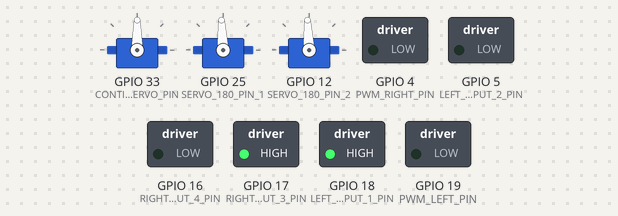
This sketch was run on a simulated ESP32. Shown: 3 × servo, switched loads named in the sketch (green lamp = pin HIGH). Nothing arrives over Bluetooth unless stated; what the sketch prints to the serial monitor is not drawn.

Above: at 0.1 s.
Timing chart, 0 to 1.6 s (numbered marks = the images above):
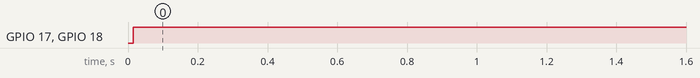

Measured:
- by itself, GPIO 17 (RIGHT_OUTPUT_3_PIN), GPIO 18 (LEFT_OUTPUT_1_PIN): LOW → HIGH at 0.01 s

The sketch:

code_robot.ino
```cpp
#include <PS4Controller.h>
#include <ESP32Servo.h>
#include "driver/ledc.h"

// Pin Definitions
#define CONTINUOUS_SERVO_PIN 33
#define SERVO_180_PIN_1 25
#define SERVO_180_PIN_2 12
#define PWM_RIGHT_PIN 4
#define RIGHT_OUTPUT_4_PIN 16
#define RIGHT_OUTPUT_3_PIN 17
#define LEFT_OUTPUT_2_PIN 5
#define LEFT_OUTPUT_1_PIN 18
#define PWM_LEFT_PIN 19

// LEDC Channel Definitions
#define LEDC_CHANNEL_RIGHT LEDC_CHANNEL_0
#define LEDC_CHANNEL_LEFT LEDC_CHANNEL_1

// LEDC Timer Definitions
#define LEDC_TIMER LEDC_TIMER_0
#define LEDC_MODE LEDC_LOW_SPEED_MODE
#define LEDC_FREQUENCY 5000 // 5 kHz frequency
#define LEDC_RESOLUTION LEDC_TIMER_8_BIT // 8-bit resolution

// Servo Objects
Servo continuousServo;
Servo servo180_1;
Servo servo180_2;

// Protocol State
enum Protocol { SERVO, DC_MOTOR };
Protocol currentProtocol = SERVO;

// Joystick Dead Zone
const int DEAD_ZONE = 35;

// Servo Parameters
int continuousServoPulseWidth = 1500; // Neutral pulse width
int servo180_1PulseWidth = 1500; // Neutral position
int servo180_2PulseWidth = 1500; // Neutral position

// PWM Parameters
int pwmRight = 0;
int pwmLeft = 0;

// Keep-alive interval (in milliseconds)
const unsigned long KEEP_ALIVE_INTERVAL = 5000;
unsigned long lastKeepAliveTime = 0;

// Function Prototypes
void setupServos();
void setupDCMotors();
void handleServoProtocol();
void handleDCMotorProtocol();
void switchProtocol();

void setup() {
  Serial.begin(115200);
  PS4.begin(); // Initialize PS4 controller
  setupServos();
  setupDCMotors();
  ESP32PWM::allocateTimer(0);
  ESP32PWM::allocateTimer(1);
  ESP32PWM::allocateTimer(2);
  ESP32PWM::allocateTimer(3);
}

void loop() {
  if (PS4.isConnected()) {
    Serial.println("PS4 Controller is connected.");
    // Send a keep-alive signal every KEEP_ALIVE_INTERVAL milliseconds
    unsigned long currentTime = millis();
    if (currentTime - lastKeepAliveTime >= KEEP_ALIVE_INTERVAL) {
      PS4.setLed(0, 0, 255); // Example keep-alive command: set LED color
      lastKeepAliveTime = currentTime;
    }
    handleServoProtocol();
    delay(2);
    handleDCMotorProtocol();

  } else {
    Serial.println("Waiting for PS4 Controller...");
    delay(1000); // Delay to prevent spamming the serial monitor
  }
}

void setupServos() {
  continuousServo.attach(CONTINUOUS_SERVO_PIN);
  servo180_1.attach(SERVO_180_PIN_1);
  servo180_2.attach(SERVO_180_PIN_2);
}

void setupDCMotors() {
  // Configure LEDC timer
  ledc_timer_config_t ledc_timer = {
    .speed_mode = LEDC_MODE,
    .duty_resolution = LEDC_RESOLUTION,
    .timer_num = LEDC_TIMER,
    .freq_hz = LEDC_FREQUENCY,
    .clk_cfg = LEDC_AUTO_CLK
  };
  ledc_timer_config(&ledc_timer);

  // Configure LEDC channel for right motor
  ledc_channel_config_t ledc_channel_right = {
    .gpio_num = PWM_RIGHT_PIN,
    .speed_mode = LEDC_MODE,
    .channel = LEDC_CHANNEL_RIGHT,
    .intr_type = LEDC_INTR_DISABLE,
    .timer_sel = LEDC_TIMER,
    .duty = 0,
    .hpoint = 0
  };
  ledc_channel_config(&ledc_channel_right);

  // Configure LEDC channel for left motor
  ledc_channel_config_t ledc_channel_left = {
    .gpio_num = PWM_LEFT_PIN,
    .speed_mode = LEDC_MODE,
    .channel = LEDC_CHANNEL_LEFT,
    .intr_type = LEDC_INTR_DISABLE,
    .timer_sel = LEDC_TIMER,
    .duty = 0,
    .hpoint = 0
  };
  ledc_channel_config(&ledc_channel_left);

  pinMode(RIGHT_OUTPUT_4_PIN, OUTPUT);
  pinMode(RIGHT_OUTPUT_3_PIN, OUTPUT);
  pinMode(LEFT_OUTPUT_2_PIN, OUTPUT);
  pinMode(LEFT_OUTPUT_1_PIN, OUTPUT);
}

void handleServoProtocol() {
  // Parameters for 180-degree servos
  const int pulseWidth180 = 2500; // Adjusted max pulse width
  const int pulseWidth0 = 500;   // Min pulse width
  const float joystickStep = 0.020; // Adjust step size for joystick
  const float buttonStep = 0.007;
  const float buttonStep1 = 0.02;   // Adjust step size for buttons

  // 180-Degree Servo Control (L2 and R2 Buttons)
  float l1Value = PS4.L1(); // Read L2 value as a float between 0 and 1
  float r1Value = PS4.R1(); // Read R2 value as a float between 0 and 1
  Serial.print("L1 Value: ");
  Serial.print(l1Value);
  Serial.print(", R1 Value: ");
  Serial.println(r1Value);
  if (l1Value > 0.1 && r1Value > 0.1) {
    // Both buttons pressed, do not rotate
    // Hold position
  } else if (l1Value > 0.1) {
    // Move toward 0 degrees
    servo180_2PulseWidth += -servo180_2PulseWidth * l1Value * buttonStep1;
  } else if (r1Value > 0.1) {
    // Move toward 180 degrees
    servo180_2PulseWidth += servo180_2PulseWidth * r1Value * buttonStep1;
  }
  servo180_2PulseWidth = constrain(servo180_2PulseWidth, pulseWidth0, pulseWidth180);
  servo180_2.writeMicroseconds(servo180_2PulseWidth);
  Serial.print("Servo 180_2 Pulse Width: ");
  Serial.println(servo180_2PulseWidth);

  // 180-Degree Servo Control (L2 and R2 Buttons)
  float l2Value = PS4.L2(); // Read L2 value as a float between 0 and 128
  float r2Value = PS4.R2(); // Read R2 value as a float between 0 and 128
  Serial.print("L2 Value: ");
  Serial.print(l2Value);
  Serial.print(", R2 Value: ");
  Serial.println(r2Value);

  if (l2Value > 0.1 && r2Value > 0.1) {
    // Both buttons pressed, do not rotate
    // Hold position
  } else if (l2Value > 0.1) {
    // Move toward 0 degrees
    servo180_1PulseWidth += -servo180_1PulseWidth * l2Value * buttonStep;
  } else if (r2Value > 0.1) {
    // Move toward 180 degrees
    servo180_1PulseWidth += servo180_1PulseWidth * r2Value * buttonStep;
  }
  servo180_1PulseWidth = constrain(servo180_1PulseWidth, pulseWidth0, pulseWidth180);
  servo180_1.writeMicroseconds(servo180_1PulseWidth);
  Serial.print("Servo 180_1 Pulse Width: ");
  Serial.println(servo180_1PulseWidth);

  // Continuous Rotation Servo Control (Left Joystick)
  int rightJoystickY = PS4.RStickY();
  float leftAxisValue = rightJoystickY / 128.0; // Normalize joystick value to -1.0 to 1.0
  if (abs(leftAxisValue) > 0.15) {
    // Move toward 0 degrees
    continuousServoPulseWidth += continuousServoPulseWidth * leftAxisValue * buttonStep;
    continuousServoPulseWidth = constrain(continuousServoPulseWidth, pulseWidth0, pulseWidth180);
    continuousServo.writeMicroseconds(continuousServoPulseWidth);
  }

  Serial.print("Left Joystick Y: ");
  Serial.print(rightJoystickY);
  Serial.print(", Continuous Servo Pulse Width: ");
  Serial.println(continuousServoPulseWidth);
}

void handleDCMotorProtocol() {
  const int pwm_min = 150;
  int forwardBackward = PS4.LStickY();
  int turning = PS4.LStickX() * 0.8;

  // Apply Dead Zone
  if (abs(forwardBackward) < DEAD_ZONE) forwardBackward = 0;
  if (abs(turning) < DEAD_ZONE) turning = 0;

  // Calculate Motor Speeds
  pwmRight = map(forwardBackward - turning, -128, 128, -230, 230);
  pwmLeft = map(forwardBackward + turning, -128, 128, -230, 230);

  // Clamp Speeds
  pwmRight = constrain(pwmRight, -1023, 1023);
  pwmLeft = constrain(pwmLeft, -1023, 1023);

  if (pwmRight >= 0) {
    digitalWrite(RIGHT_OUTPUT_3_PIN, HIGH);
    digitalWrite(RIGHT_OUTPUT_4_PIN, LOW);
  } else {
    digitalWrite(RIGHT_OUTPUT_3_PIN, LOW);
    digitalWrite(RIGHT_OUTPUT_4_PIN, HIGH);
  }

  if (pwmRight >= pwm_min) {
    ledc_set_duty(LEDC_MODE, LEDC_CHANNEL_RIGHT, abs(pwmRight));
    ledc_update_duty(LEDC_MODE, LEDC_CHANNEL_RIGHT);
  } else if (pwmRight >= DEAD_ZONE) {
    ledc_set_duty(LEDC_MODE, LEDC_CHANNEL_RIGHT, pwm_min);
    ledc_update_duty(LEDC_MODE, LEDC_CHANNEL_RIGHT);
  } else {
    ledc_set_duty(LEDC_MODE, LEDC_CHANNEL_RIGHT, abs(pwmRight));
    ledc_update_duty(LEDC_MODE, LEDC_CHANNEL_RIGHT);
  }

  if (pwmLeft >= 0) {
    digitalWrite(LEFT_OUTPUT_1_PIN, HIGH);
    digitalWrite(LEFT_OUTPUT_2_PIN, LOW);
  } else {
    digitalWrite(LEFT_OUTPUT_1_PIN, LOW);
    digitalWrite(LEFT_OUTPUT_2_PIN, HIGH);
  }

  if (pwmLeft >= pwm_min) {
    ledc_set_duty(LEDC_MODE, LEDC_CHANNEL_LEFT, abs(pwmLeft));
    ledc_update_duty(LEDC_MODE, LEDC_CHANNEL_LEFT);
  } else if (pwmLeft >= DEAD_ZONE) {
    ledc_set_duty(LEDC_MODE, LEDC_CHANNEL_LEFT, pwm_min);
    ledc_update_duty(LEDC_MODE, LEDC_CHANNEL_LEFT);
  } else {
    ledc_set_duty(LEDC_MODE, LEDC_CHANNEL_LEFT, abs(pwmLeft));
    ledc_update_duty(LEDC_MODE, LEDC_CHANNEL_LEFT);
  }
}
```
